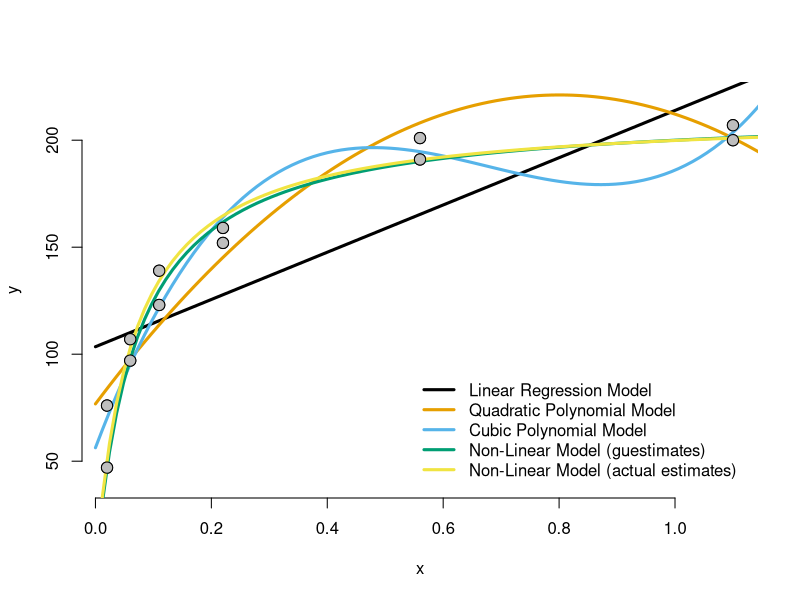
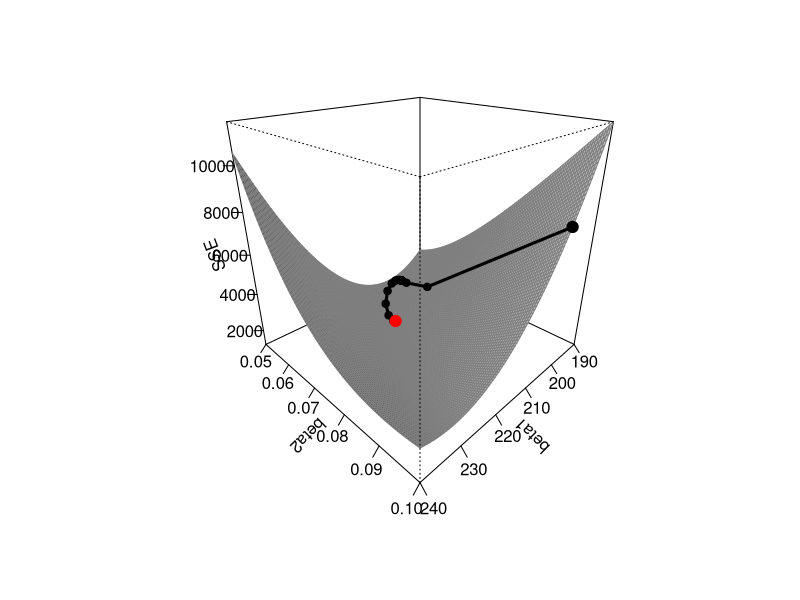
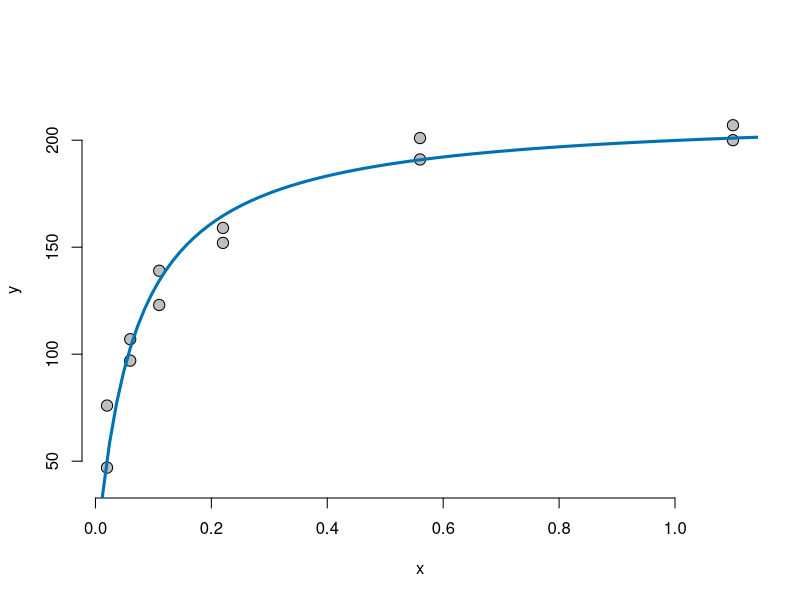
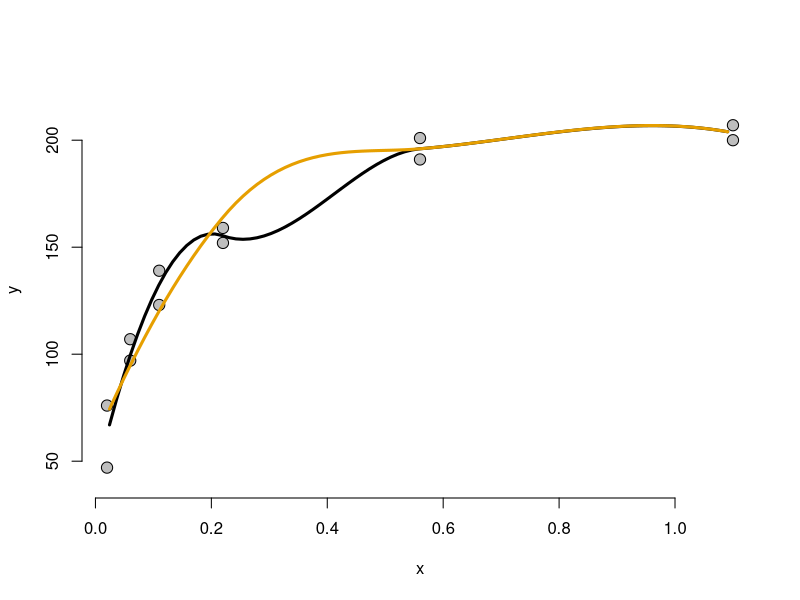

Write R code to recreate these figures, in order.
############################################################################

# Open Online R Stream (https://www.wvbauer.com/doku.php/live_streams)
#
# By:   Wolfgang Viechtbauer (https://www.wvbauer.com)
# Date: 2024-02-22
#
# Topic(s):
# - An Introduction to R
#   https://cran.r-project.org/doc/manuals/r-release/R-intro.html
# - Section(s): 11.7
#
# last updated: 2024-03-07

############################################################################

## 11.7: Nonlinear least squares and maximum likelihood models

# note: also covered non-linear regression models during the stream session on
# 2022-09-22 and also a little bit on 2023-03-23, but the discussion below is
# more thorough

# 11.7.1: Least squares

# example data from Bates & Watts (1988), page 51
x <- c(0.02, 0.02, 0.06, 0.06, 0.11, 0.11, 0.22, 0.22, 0.56, 0.56, 1.10, 1.10)
y <- c(76, 47, 97, 107, 123, 139, 159, 152, 191, 201, 207, 200)

# scatterplot of x versus y
plot(x, y, pch=21, bg="gray", cex=1.5, ylim=c(40,220), bty="n")

# colors to be used below
cols <- palette.colors(6)

# naive fit a simple linear regression model
res1 <- lm(y ~ x)
summary(res1)

# compute predicted values based on the model for values of x between 0 and 1.2
xs <- seq(0, 1.2, length=100)
pred <- predict(res1, newdata=data.frame(x=xs))

# add the regression line based on the predicted values to the plot
lines(xs, pred, lwd=3, col=cols[1])

# fit a quadratic polynomial regression model
res2 <- lm(y ~ x + I(x^2))
summary(res2)

# compute predicted values based on the model for values of x between 0 and 1.2
pred <- predict(res2, newdata=data.frame(x=xs))

# add the regression line based on the predicted values to the plot
lines(xs, pred, lwd=3, col=cols[2])

# fit a cubic polynomial regression model
res3 <- lm(y ~ x + I(x^2) + I(x^3))
summary(res3)

# compute predicted values based on the model for values of x between 0 and 1.2
pred <- predict(res3, newdata=data.frame(x=xs))

# add the regression line based on the predicted values to the plot
lines(xs, pred, lwd=3, col=cols[3])

# in all of the models above, y is a linear function of the parameters and the
# corresponding predictors and hence is of the following general form:
#
# y = beta0 + beta1 * x1 + beta2 * x2 + beta3 * x3 + ... + error
#
# where error ~ N(0, sigma^2)
#
# see: https://en.wikipedia.org/wiki/Linear_regression
#
# lm() fits these models using 'least squares' estimation:
#
# https://en.wikipedia.org/wiki/Least_squares
# https://en.wikipedia.org/wiki/Linear_least_squares
# https://en.wikipedia.org/wiki/Ordinary_least_squares
#
# that is, we want to find the regression coefficients (beta0, beta1, etc.)
# that minimize the sum of the squared errors: SSE = sum((y - pred)^2)
#
# this can be done using 'closed-form equations' (which is what lm() does),
# but for illustration purposes, we can also do this by using numerical
# methods that iteratively find these coefficients

# fit function that computes the SSE for given values of beta[1] and beta[2]
fnreg <- function(beta, x, y) {
   pred <- beta[1] + beta[2] * x
   sum((y - pred)^2)
}

# find the values of beta[1] and beta[2] that minimize the SSE (note: p are
# the 'starting values', which ideally should not be totally off)
res1nlm <- nlm(fnreg, p=c(100,100), hessian=TRUE, x=x, y=y, print.level=2)
res1nlm

# compare the estimates found above with the ones found by lm()
coef(res1)

# note that we request nlm() above to provide us with the 'Hessian matrix'
# (https://en.wikipedia.org/wiki/Hessian_matrix); the inverse of the Hessian
# matrix is proportional to the variance-covariance matrix of the parameter
# estimates; to get the actual var-cov matrix for least squares estimation, we
# need to multiply the inverse by 2 * the estimated error variance; the latter
# we can get from SSE / (n-p), where n is the sample size and p is the number
# of parameters
#
# an explanation for this can be found here: https://max.pm/posts/hessian_ls/

# so we can obtain the standard errors of the regression coefficients as follows
sqrt(diag(2*res1nlm$minimum/(length(y)-2) * solve(res1nlm$hessian)))

# these are the same as what we get from lm()
summary(res1)

# note that there are various algorithms available in R for finding the
# coefficients that minimize some objective function
res1nlm <- optim(c(100,100), fnreg, hessian=TRUE, x=x, y=y)
res1nlm
res1nlm <- nlminb(c(100,100), fnreg, x=x, y=y)
res1nlm

# results may differ slightly

############################################################################

# however, at times we want to fit models where the relationship between y and
# x (or multiple predictors) is of a different functional form; suppose we
# assume that y is a function of x of the following form:
#
# y = beta1 * x / (beta2 + x) + error, where error ~ N(0, sigma^2)
#
# this is a non-linear regression model: https://en.wikipedia.org/wiki/Nonlinear_regression
#
# and this model in particular is the so-called Michaelis-Menten model:
# https://en.wikipedia.org/wiki/Michaelis-Menten_kinetics

# non-linear function that defines the shape of the relationship between x and y
predfun <- function(beta, x) beta[1] * x / (beta[2] + x)

# by looking at the scatterplot, we can make some educated guesses
# ('guestimates') about the value of y for different values of x:
#
# when x = 0.1, then y should be around 125
# when x = 1.0, then y should be around 200
#
# based on these guesses, we can solve for beta1 and beta2 as follows; we
# start by plugging x and y into our model equation:
#
# beta1 * 0.1 / (beta2 + 0.1) = 125
# beta1 * 1.0 / (beta2 + 1.0) = 200
#
# then we solve the first equation for beta1:
#
# beta1 * 0.1 = 125 * (beta2 + 0.1)
# beta1 = 1250 * (beta2 + 0.1)
#
# then we plug this into the second equation and solve for beta2:
#
# 1250 * (beta2 + 0.1) * 1.0 / (beta2 + 1.0) = 200
# (beta2 + 0.1) / (beta2 + 1.0) = 0.16
# (beta2 + 0.1) = 0.16 * (beta2 + 1.0)
# beta2 + 0.1 = 0.16 * beta2 + 0.16
# beta2 - 0.16 * beta2 = 0.16 - 0.1
# beta2 * 0.84 = 0.06
# beta2 = 0.06 / 0.84 = 0.07142857
#
# and now we use this value of beta2 to solve for beta1:
#
# beta1 = 1250 * (0.07142857 + 0.1)
# beta1 = 214.2857

# add the regression line to the plot based on these 'guestimates'
pred <- predfun(beta=c(214.2857, 0.07142857), x=xs)
lines(xs, pred, lwd=3, col=cols[4])

# not bad, but maybe we can do better; we will again use least squares
# estimation for this purpose:
#
# https://en.wikipedia.org/wiki/Non-linear_least_squares

# fit function that computes the SSE for given values of beta[1] and beta[2]
fn <- function(beta, x, y) {
   pred <- (beta[1] * x) / (beta[2] + x)
   sum((y - pred)^2)
}

# find the values of beta[1] and beta[2] that minimize the SSE
res4 <- nlm(fn, p=c(200, 0.1), hessian=TRUE, x=x, y=y)
res4

# add the regression line to the plot based on the best estimates
pred <- predfun(beta=res4$estimate, x=xs)
lines(xs, pred, lwd=3, col=cols[5])

# draw the points again
points(x, y, pch=21, bg="gray", cex=1.5)

# add a legend
legend("bottomright", inset=.02, lty=1, lwd=3, col=cols[1:5], bty="n",
       legend=c("Linear Regression Model", "Quadratic Polynomial Model",
                "Cubic Polynomial Model", "Non-Linear Model (guestimates)",
                "Non-Linear Model (actual estimates)"))

# our 'guestimates' were actually quite good

# let's compare the SSEs for the four models above
sum(resid(res1)^2)
sum(resid(res2)^2)
sum(resid(res3)^2)
sum((y - predfun(res4$estimate, x=x))^2)

# so the non-linear model yields the smallest SSE (and note that it only has
# two parameters, compared to the cubic model, which has 4 parameters)

############################################################################

# to get a better understanding of how the model fitting above works, we can
# also do a 'brute-force' search where we compute the SSE for many
# combinations of beta1 and beta2 (within a sensible range)

beta1s <- seq(190, 240, length=100)
beta2s <- seq(0.05, 0.1, length=100)

ssemat <- matrix(NA, nrow=length(beta1s), ncol=length(beta2s))

for (i in 1:length(beta1s)) {
   for (j in 1:length(beta1s)) {
      ssemat[i,j] <- fn(beta=c(beta1s[i], beta2s[j]), x=x, y=y)
   }
}

# create a perspective plot of the SEE values as a function of beta1 and beta2
tmp <- persp(x=beta1s, y=beta2s, z=ssemat, xlab="beta1", ylab="beta2", zlab="SSE",
             col="gray80", border="gray50", ticktype="detailed",
             theta=135, phi=25, shade=0.7, ltheta=60)

# we started nlm() at beta1=200 and beta2=0.1 above; show this point in the plot
cords <- trans3d(x=200, y=0.1, z=fn(beta=c(200, 0.1), x=x, y=y), pmat=tmp)
points(cords$x, cords$y, pch=19, cex=1.5)

# and via an iterative process it eventually finds the values of beta1 and
# beta2 that minimize the SSE; we can actually visualize the steps taken by
# the algorithm as follows

out <- capture.output(nlm(fn, p=c(200, 0.1), x=x, y=y, print.level=2))
sseit  <- out[grep("Function Value", out) + 1]
sseit  <- sapply(strsplit(sseit, " "), function(x) as.numeric(x[2]))
betait <- out[grep("Parameter", out) + 1]
betait <- t(sapply(strsplit(betait, " "), function(x) as.numeric(x[c(2,5)])))

cords1 <- cords
for (i in 1:length(sseit)) {
   cords2 <- trans3d(x=betait[i,1], y=betait[i,2], z=sseit[i], pmat=tmp)
   if (i >= 2)
      lines(c(cords1$x, cords2$x), c(cords1$y, cords2$y), lwd=3)
   points(cords2$x, cords2$y, pch=19)
   cords1 <- trans3d(x=betait[i,1], y=betait[i,2], z=sseit[i], pmat=tmp)
}

# as we saw above, the minimum SSE is at beta1=212.7 and beta2=0.064

# show this point in the plot
cords <- trans3d(x=res4$estimate[1], y=res4$estimate[2], z=res4$minimum, pmat=tmp)
points(cords$x, cords$y, pch=19, cex=1.5, col="red")

############################################################################

# note that the surface is quite flat around the minimum; so small changes in
# beta1 and/or beta2 would lead to similar SSE values; therefore we should not
# be that confident that the values found are accurate estimates of the true
# values of beta1 and beta2; to quantify their precision, we can again obtain
# their standard errors from the Hessian matrix
se <- sqrt(diag(2 * res4$minimum / (length(y) - 2) * solve(res4$hessian)))

# put the estimates, standard errors, and their ratio into a table
tab <- data.frame(beta=res4$estimate, se=se)
tab$zval <- tab$beta / tab$se
round(tab, 4)

# instead of doing the model fitting manually using nlm() as we have done
# above, we can use the nls() function
dat <- data.frame(x=x, y=y)
res5 <- nls(y ~ beta1 * x / (beta2 + x), start=c(beta1=200, beta2=0.1), data=dat)
options(scipen=100)
summary(res5)

# note: the SEs are slightly different to what we obtained above, as nls()
# appears to use a slightly different approach to computing the standard
# errors, but the difference is typically negligible, especially when the
# sample size gets a bit larger

# for commonly used non-linear models, there are so-called 'self-starting'
# functions that can be used instead of writing out the model as we did above;
# then we also do not have to specify starting values
res6 <- nls(y ~ SSmicmen(x, beta1, beta2), data=dat)
summary(res6)
options(scipen=0)

# again the results are just slightly different because when using SSmicmen(),
# analytic gradients are used for the model fitting instead of numerical ones

############################################################################

# 11.7.2: Maximum likelihood

# for now, let's stick to the model above; so as noted, the model is given by:
#
# y = beta1 * x / (beta2 + x) + error, where error ~ N(0, sigma^2)
#
# so E(y|x) = beta1 * x / (beta2 + x) = mu and Var(y|x) = Var(error) = sigma^2
# and the distribution of y|x is assumed to be normal
#
# so for a given value of x (and given values of beta1, beta2, and sigma^2),
# we can compute the density of the corresponding observed value of y; we can
# call these values f(y_i | x_i)
#
# we can do this for all of the data and then multiply these densities to
# obtain the 'joint density' of observing a particular set of y values given
# their corresponding x values (this assumes that the observed values of y are
# independent); so f(y_1 | x_1) * f(y_2 | x_2) * ... * f(y_n | x_n), which we
# call the 'likelihood'
#
# in maximum likelihood estimation, we want to find the values of the
# parameters (in the case above, beta1, beta2, and sigma^2) that maximize the
# likelihood; these are the so-called maximum likelihood estimates (MLEs);
# however, for numerical reasons, we will maximize the log likelihood, that
# is, log(f(y_1 | x_1) * f(y_2 | x_2) * ... * f(y_n | x_n)), which is
# identical to log(f(y_1 | x_1)) + log(f(y_2 | x_2)) + ... + log(f(y_n |
# x_n)); this is the so-called 'log likelihood'; finally, because the function
# we will use below for finding the parameter estimates does 'minimization',
# we will multiply the log likelihood by -1

# fit function that computes -1 * log likelihood
fnml <- function(par, x, y) {
   mean <- par[1] * x / (par[2] + x)
   var  <- par[3]
   -sum(dnorm(y, mean=mean, sd=sqrt(var), log=TRUE))
}

# use optim() to find the parameter estimates that minimize -1 * log likelihood
res7 <- optim(par=c(200,0.1,100), fnml, hessian=TRUE, x=x, y=y)
res7

# the square root of the estimated error variance is like the 'residual
# standard error' we saw in the output from nls() earlier (but the value below
# is the MLE of sigma, which differs slightly from the least squares estimate)
sqrt(res7$par[3])

# the inverse of the Hessian matrix directly gives an estimate of the
# variance-covariance matrix of the parameter estimates, so we can use this to
# obtain the standard errors of the parameter estimates
se <- sqrt(diag(solve(res7$hessian)))

# put the estimates, standard errors, and their ratio into a table
tab <- data.frame(par=res7$par, se=se)
tab$zval <- tab$par / tab$se
round(tab, 4)

# one problem when trying to find the values of the parameter estimates is
# that sigma^2 cannot be negative (since it is a variance, which must be >=0);
# this can cause problems when using optim(); although this didn't cause any
# problems above, we can avoid this issue by switching to a different
# algorithm that allows us to specify bounds
res8 <- optim(par=c(200,0.1,100), fnml, hessian=TRUE, x=x, y=y,
              method="L-BFGS-B", lower=c(-Inf,-Inf,0), upper=c(Inf,Inf,Inf))
se <- sqrt(diag(solve(res8$hessian)))
tab <- data.frame(par=res8$par, se=se)
tab$zval <- tab$par / tab$se
round(tab, 4)

# the results are very similar

# redraw the scatterplot of x versus y
plot(x, y, pch=21, bg="gray", cex=1.5, ylim=c(40,220), bty="n")

# add the regression line to the plot based on the MLEs
pred <- predfun(beta=res8$par, x=xs)
lines(xs, pred, lwd=3, col=cols[6])

############################################################################

# sidenote: the non-linear model we are using above is given by
#
# y = beta1 * x / (beta2 + x) + error, where error ~ N(0, sigma^2)
#
# which we can rewrite as follows:
#
# y = 1 / (1/beta1 + beta2/beta1 * 1/x) + error
#
# at the end of section 11.6.2 (and at the beginning of section 11.7), the
# manual talks about the possibility of fitting certain non-linear models
# using glm(), which we can actually do here; going back to the session on
# 2024-02-08 (see also section 11.6), note that the model above says that:
#
# eta = 1/beta1 + beta2/beta1 * 1/x
#
# (which is a linear function of 1/x) where the link function is the inverse
# function

# fit the model using glm()
res9 <- glm(y ~ I(1/x), family=gaussian(link=inverse))
summary(res9)

# however, note that the intercept reflects 1/beta1, so to get the estimated
# value of beta1, we have to take the inverse
1 / coef(res9)[1]

# and the slope coefficient reflects beta2/beta1, so to get the estimated
# value of beta2, we have to divide the slope coefficient by the intercept
coef(res9)[2] / coef(res9)[1]

# compare these values to the MLEs we obtained above
round(tab, 4)

############################################################################

# use 'local approximating regressions' (see section 11.8) for the same data

# redraw the scatterplot of x versus y
plot(x, y, pch=21, bg="gray", cex=1.5, ylim=c(40,220), bty="n")

# do local polynomial regression fitting using loess()
res10 <- loess(y ~ x)

# add the regression line to the plot based on the results
pred <- predict(res10, newdata=data.frame(x=xs))
lines(xs, pred, lwd=3, col=cols[1])

# increase the smoothness of the regression line
res10 <- loess(y ~ x, span=1)
pred <- predict(res10, newdata=data.frame(x=xs))
lines(xs, pred, lwd=3, col=cols[2])

############################################################################

# let's replicate the example from section 11.7.2 from the manual

# create the dataset
x <- c(1.6907, 1.7242, 1.7552, 1.7842, 1.8113, 1.8369, 1.8610, 1.8839)
y <- c( 6, 13, 18, 28, 52, 53, 61, 60)
n <- c(59, 60, 62, 56, 63, 59, 62, 60)

# as discussed in the session on 2024-02-08, we could use glm() to fit a
# logistic regression model to such data
res1 <- glm(cbind(y,n-y) ~ x, family=binomial)
summary(res1)

# we can do the maximum likelihood estimation ourselves; note that in logistic
# regression with a logit link function, the model predicts the log odds of a
# success for a given value of x; the inverse of this function is plogis(),
# which then gives the probability of a success; we then plug this probability
# into dbinom(), which yields the density for the corresponding observed value
# of y; as above, we log transform these values, sum them up, and multiply the
# log likelihood by -1

# fit function that computes -1 * log likelihood
fnml <- function(par, x, y, n) {
   prob <- plogis(par[1] + par[2] * x)
   -sum(dbinom(y, n, prob, log=TRUE))
}

# use optim() to find the parameter estimates that minimize -1 * log likelihood
res2 <- optim(par=c(0,0), fnml, hessian=TRUE, x=x, y=y, n=n)

# obtain the standard errors of the MLEs
se <- sqrt(diag(solve(res2$hessian)))

# put the estimates, standard errors, and their ratio into a table
tab <- data.frame(par=res2$par, se=se)
tab$zval <- tab$par / tab$se
round(tab, 3)

# these are essentially the same results as we obtained above with glm()

# compare the log likelihoods
logLik(res1)
-1 * res2$value

############################################################################

## 11.8: Some non-standard models

# see above for an example of using loess(); fitting the other models is
# beyond the scope of the introduction manual

############################################################################
